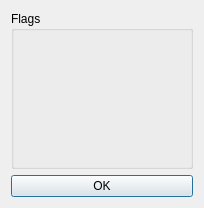
<?xml version="1.0" encoding="UTF-8"?>
<ui version="4.0">
 <class>DataQualityDialog</class>
 <widget class="QDialog" name="DataQualityDialog">
  <property name="windowModality">
   <enum>Qt::NonModal</enum>
  </property>
  <property name="geometry">
   <rect>
    <x>0</x>
    <y>0</y>
    <width>204</width>
    <height>208</height>
   </rect>
  </property>
  <property name="windowTitle">
   <string>Data quality settings dialog</string>
  </property>
  <layout class="QGridLayout" name="gridLayout">
   <item row="1" column="0">
    <widget class="QPushButton" name="OkButton">
     <property name="text">
      <string>OK</string>
     </property>
     <property name="icon">
      <iconset resource="Resources.qrc">
       <normaloff>:/icons/images/ok.png</normaloff>:/icons/images/ok.png</iconset>
     </property>
    </widget>
   </item>
   <item row="0" column="0">
    <widget class="QGroupBox" name="groupBox">
     <property name="title">
      <string>Flags</string>
     </property>
     <layout class="QGridLayout" name="dataQualityLayout"/>
    </widget>
   </item>
  </layout>
 </widget>
 <resources>
  <include location="Resources.qrc"/>
 </resources>
 <connections/>
</ui>
